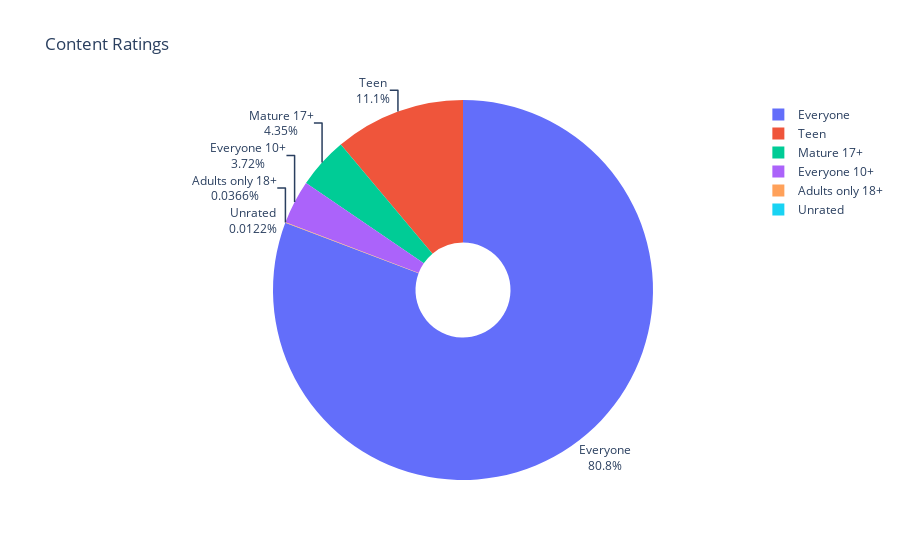

Notebook code cell kept with this figure:
### Code cell
fig.update_traces(textposition='outside', textinfo='percent+label')
fig.show()

### Figure 1 — Plotly figure (JSON) as saved in the notebook; plotly's stock layout.template omitted (floating-point values rounded to 4 significant figures)
{"data": [{"domain": {"x": [0, 1], "y": [0, 1]}, "hole": 0.25, "hovertemplate": "label=%{label}<br>value=%{value}<extra></extra>", "labels": ["Everyone", "Teen", "Mature 17+", "Everyone 10+", "Adults only 18+", "Unrated"], "legendgroup": "", "name": "", "showlegend": true, "textinfo": "percent+label", "textposition": "outside", "type": "pie", "values": [6621, 912, 357, 305, 3, 1]}], "layout": {"legend": {"tracegroupgap": 0}, "title": {"text": "Content Ratings"}}}
